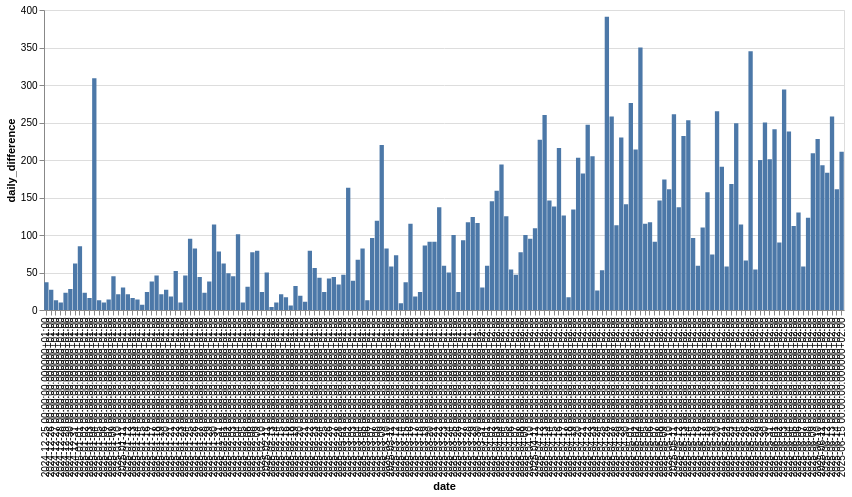

Here is the notebook cell this chart was saved with:
### Code cell
segment("Zweite hup u ZOO")

### Figure 1 — Vega-Lite specification as saved in the notebook (floating-point values rounded to 4 significant figures; data arrays with more than 128 entries replaced by an {"elided": "..."} marker saying what was removed)
{"config": {"view": {"continuousWidth": 300, "continuousHeight": 300}}, "data": {"name": "data-55ef7e0e36f27402df532235c6bd777f"}, "mark": {"type": "bar"}, "encoding": {"x": {"field": "date", "type": "ordinal"}, "y": {"field": "daily_difference", "type": "quantitative"}}, "width": 800, "$schema": "https://vega.github.io/schema/vega-lite/v5.8.0.json", "datasets": {"data-55ef7e0e36f27402df532235c6bd777f": {"elided": "167 records"}}}
